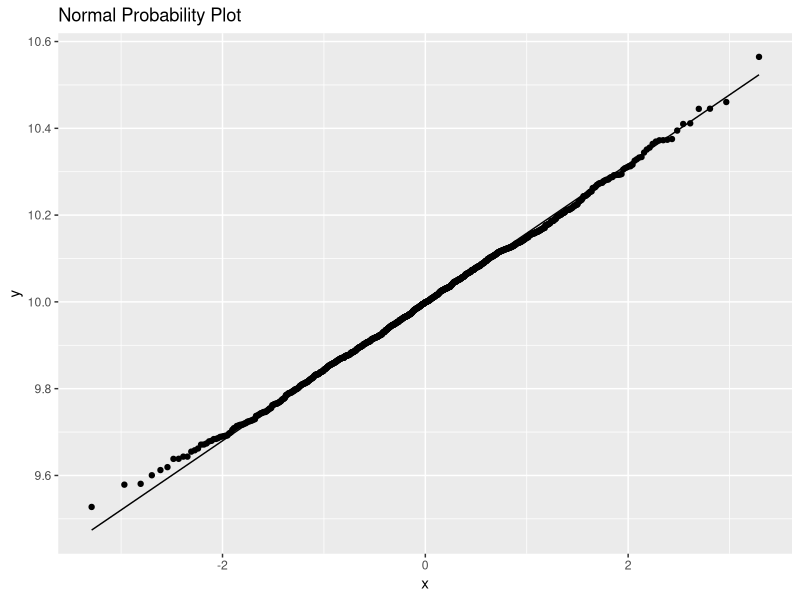
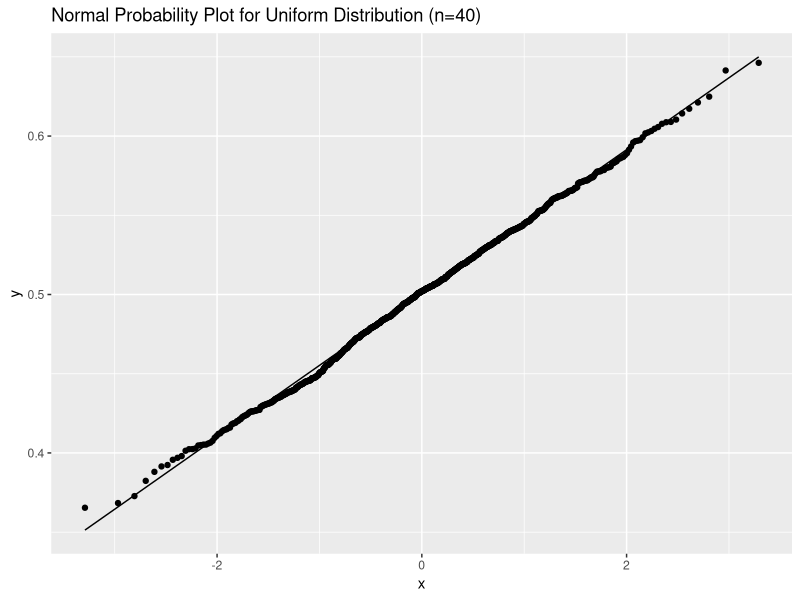
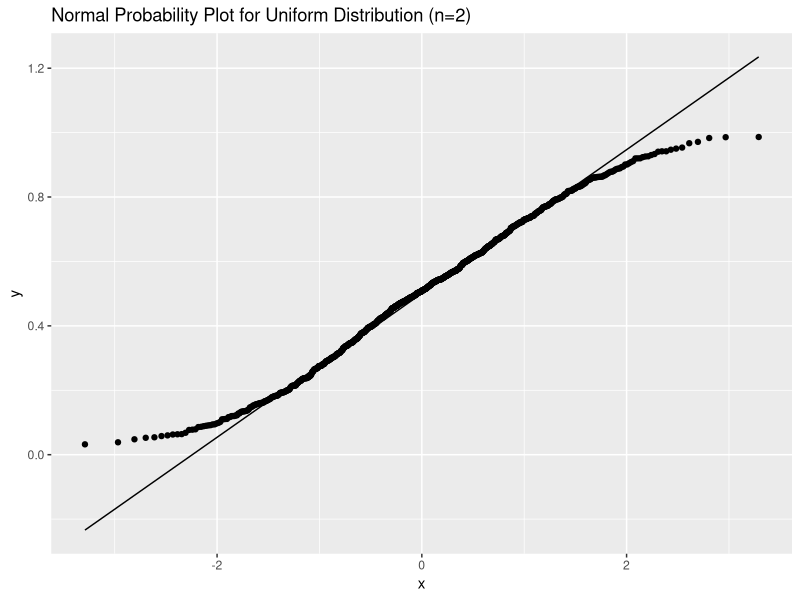
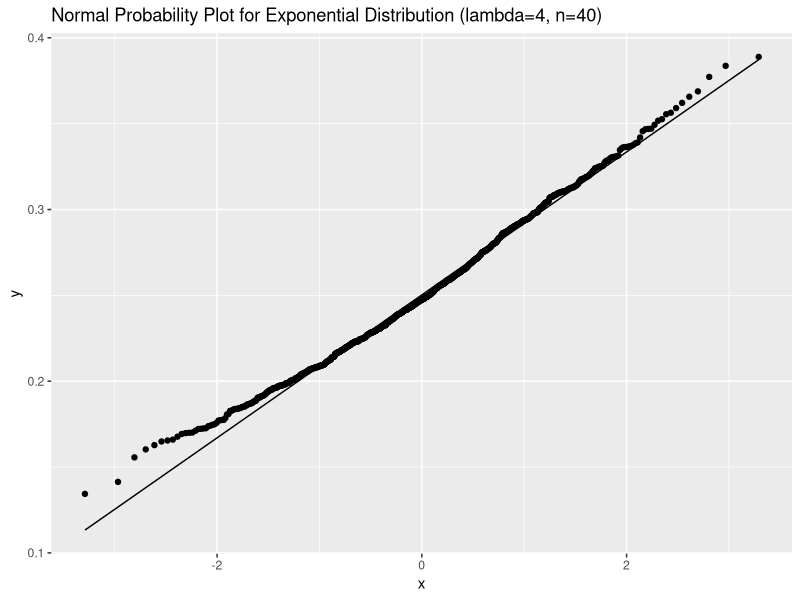
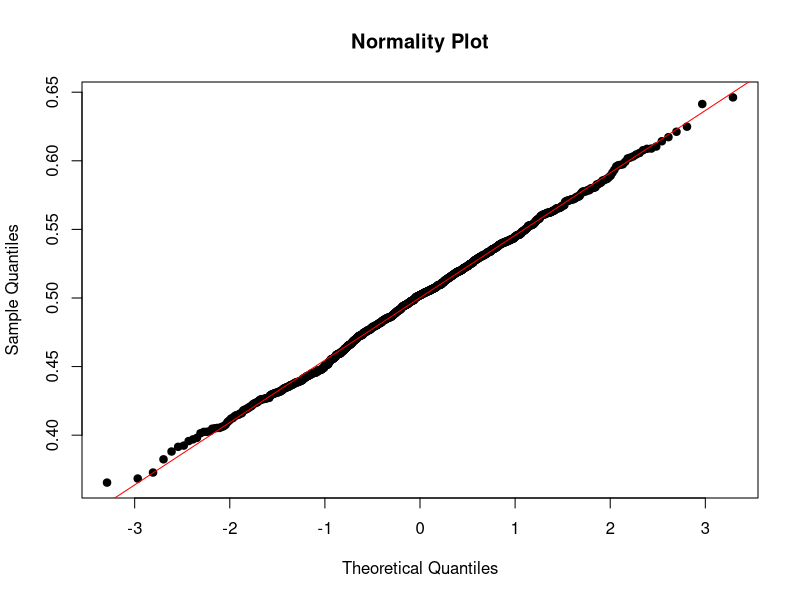

Source code (R) for these figures, in order:
## ---- chunk 1
# This is a small demonstartion of the command replicate(). It replicates drawing a sample of size 15, 10 times
# from a normal distribution with mean 10 and variance 1. As you can see from the output, the samples appear along
# the columns as the repetitions appear along the columns.

set.seed(1)
samples <- replicate (10, rnorm(15,10,1))
samples
## ---- chunk 2
# We can cycle through the columns and calculate the average of each column as follows by looping through 
# with a for loop. 

for(i in 1:10) {  
    cat(mean(samples[,i]), "is the average for column", i, "\n")
}

# As an exercise read the documentation for the functions apply, sapply etc and see if you can rewrite 
# the code to avoid the use of the for loop.
## ---- chunk 3
set.seed(1)
samples <- replicate(1000, rnorm(40, 10, 1))
sample_mean <- 1:1000
for(i in 1:1000) {  
    sample_mean[i] <- mean(samples[,i])
}

#Empirical verification of unbiasedness
mean(sample_mean)

#Normality plot

library(ggplot2)

# Create the normal probability plot
ggplot(data.frame(sample_mean), aes(sample = sample_mean)) +
stat_qq() +
stat_qq_line() +
labs(title = "Normal Probability Plot")
## ---- chunk 4
## Uniform Distribution
set.seed(2)
# For size 40
samples_uniform40 <- replicate(1000, runif(40, 0, 1))
sample_means40 <- apply(samples_uniform40, 2, mean)

# For size 2
samples_uniform2 <- replicate(1000, runif(2, 0, 1))
sample_means2 <- apply(samples_uniform2, 2, mean)

# Empirical verification for size 40
ggplot(data.frame(sample_means40), aes(sample = sample_means40)) +
  stat_qq() +
  stat_qq_line() +
  labs(title = "Normal Probability Plot for Uniform Distribution (n=40)")

# Empirical verification for size 2
ggplot(data.frame(sample_means2), aes(sample = sample_means2)) +
  stat_qq() +
  stat_qq_line() +
  labs(title = "Normal Probability Plot for Uniform Distribution (n=2)")
## ---- chunk 5
## Exponential Distribution
set.seed(2)
samples_exp <- replicate(1000, rexp(40, rate = 4))
sample_means_exp <- apply(samples_exp, 2, mean)

ggplot(data.frame(sample_means_exp), aes(sample = sample_means_exp)) +
  stat_qq() +
  stat_qq_line() +
  labs(title = "Normal Probability Plot for Exponential Distribution (lambda=4, n=40)")
## ---- chunk 6
normality_plot <- function(sample_means) {
  n <- length(sample_means)
  sorted_means <- sort(sample_means)
  theoretical_quantiles <- qnorm((1:n - 0.5) / n)
  
  plot(theoretical_quantiles, sorted_means, main = "Normality Plot",
       xlab = "Theoretical Quantiles", ylab = "Sample Quantiles", pch = 19)
  abline(lm(sorted_means ~ theoretical_quantiles), col = "red")  # Line of best fit
}

# Using the function for uniform distribution
normality_plot(sample_means40)
## ---- chunk 7
set.seed(2)
sample_normal <- rnorm(4000, mean = 2, sd = sqrt(5))
mu_hat <- mean(sample_normal)
sigma_squared_hat <- sum((sample_normal - mu_hat)^2) / length(sample_normal)

# Output the estimates
mu_hat
sigma_squared_hat
## ---- chunk 8
set.seed(2)
lambda <- 2
n <- 50
sample_expo <- replicate(10000, rexp(n, rate = lambda))
sample_means_expo <- colMeans(sample_expo)

# Standard error of the mean
se <- (1 / lambda) / sqrt(n)

# 99% Confidence interval using the normal approximation
z <- qnorm(0.995)  # Z-value for 99%
ci_lower <- sample_means_expo - z * se
ci_upper <- sample_means_expo + z * se

# Theoretical mean
theoretical_mean <- 1 / lambda

# Proportion of intervals containing the theoretical mean
ci_coverage <- mean(ci_lower <= theoretical_mean & ci_upper >= theoretical_mean)

# Display the proportion of confidence intervals that contain the theoretical mean
ci_coverage

## ---- chunk 9
data(iris)
by_species <- split(iris$Petal.Length, iris$Species)
ci_results <- lapply(by_species, function(x) {
  mu <- mean(x)
  sigma <- sd(x)
  n <- length(x)
  error <- qt(0.975, df = n - 1) * sigma / sqrt(n)
  c(lower = mu - error, upper = mu + error)
})

# Outputs
print(ci_results)
